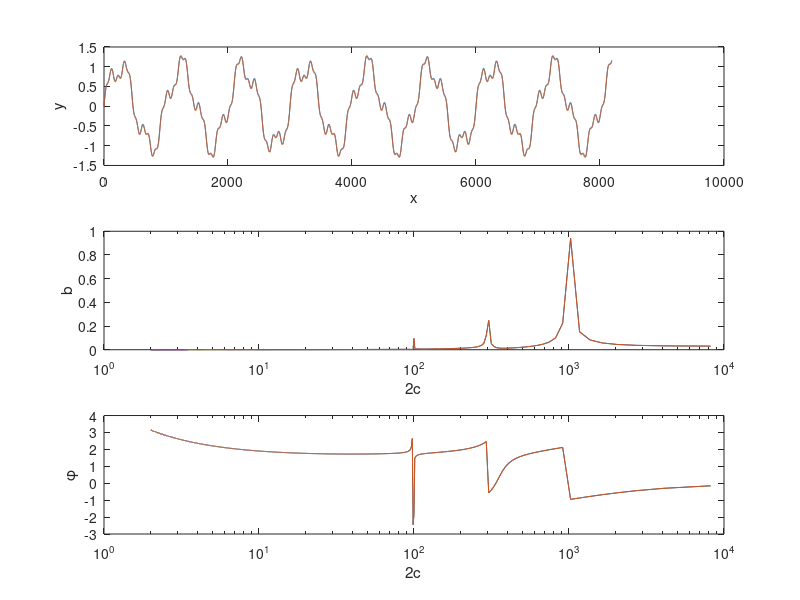

MATLAB code for this plot: (Note: this script raises an error after producing the figure.)
clear
close all
clc
nu=0.2;
mu=10e9;
Pall=[0:0.3:3 4:40].*1e6;
L=8192;
x=[0:L-1]; %distance arbitrary units
A=[.1 .3 1];    %amplitudes in units of x
TA=[100 300 1000]; %wavelength in units of x
fA=1./TA;



for cnt=1:length(Pall)
    %% create the synthetic fracture profile
    a=zeros(1,length(x));
    for n=1:length(A)
        a=a+A(n).*sin(2*pi.*fA(n).*x);
    end
    P=Pall(cnt);
    figure(1);
    subplot(3,1,1);
    plot(x,a); hold on
    xlabel('x');
    ylabel('y');
    %% compute the FFT
    afft=fft(a);
    aa=abs(afft/L);
    aa=2.*aa(1:L/2);
    pp=angle(afft);
    pp=pp(1:L/2);
    fs=1/mean(diff(x));
    f=fs.*(0:((L/2)-1))/L;
    lam=1./f;
    subplot(3,1,2);
    semilogx(lam,aa); hold on
    xlabel('2c');
    ylabel('b');
    subplot(3,1,3);
    semilogx(lam,pp); hold on
    xlabel('2c');
    ylabel('{\phi}');
    aao=zeros(1,L/2);
    ppo=zeros(1,L/2);
    %% calculate the deformate amplitudes and wavelengths
    for n=2:L/2
        c0=1/(2*f(n));  % initial length
        b0=aa(n);       % initial height
        c(n)=c0.*(1-2*(1-nu)./(3*mu*(b0/c0)).*P).^(1/2);
        c(n)=real(c(n));
        x0=0;
        if c(n)==0
            U=0;
        else
            U=2.*b0.*(c(n)./c0).^3.*(1-(x0./c(n)).^2).^(3/2); % deformed height
        end
        b(n)=U/2;
        b(n)=real(b(n));
        %% interpolate b on the original frequency
        ID=find(1./(2.*f)<=c(n));
        aao(ID)=aao(ID)+b(n);
        %% shift the phase
        %ppo(ID)=pp(n);
    end
    aao=[0 diff(aao)];
    ppo=pp;
    subplot(3,1,2);
    semilogx(lam,aao); hold off
    subplot(3,1,3);
    semilogx(lam,ppo); hold off
    %% calculate iFFT
    aad=[aao.*L./2 0 fliplr(aao(2:end).*L./2)];
    ppd=[ppo 0 fliplr(-ppo(2:end))];
    %ppd=angle(afft);
    % aad=[aa.*L./2 0 fliplr(aa(2:end).*L./2)];
    % ppd=[pp.*L./2 0 fliplr(-pp(2:end))];
    aao=aad.*cos(ppd)+1i.*aad.*sin(ppd);
    ao=ifft(aao);
    subplot(3,1,1);
    plot(x,real(ao));
    title(['P = ' num2str(round(P/1e6,1)) ' MPa']); hold off
    drawnow
    h(cnt)=2*std(real(ao));
    k(cnt)=h(cnt)^2/12;
    frame = getframe(1);
    im = frame2im(frame);
    [imind,cm] = rgb2ind(im,256);
    if cnt == 1
        imwrite(imind,cm,'animation.gif','gif', 'Loopcount',inf);
    else
        imwrite(imind,cm,'animation.gif','gif','WriteMode','append');
    end
end
figure(2);
yyaxis left
plot(Pall,h,'o');
xlabel('P, MPa');
ylabel('h');
yyaxis right
plot(Pall,k,'x');
xlabel('P, MPa');
ylabel('{\kappa}');
grid on
drawnow